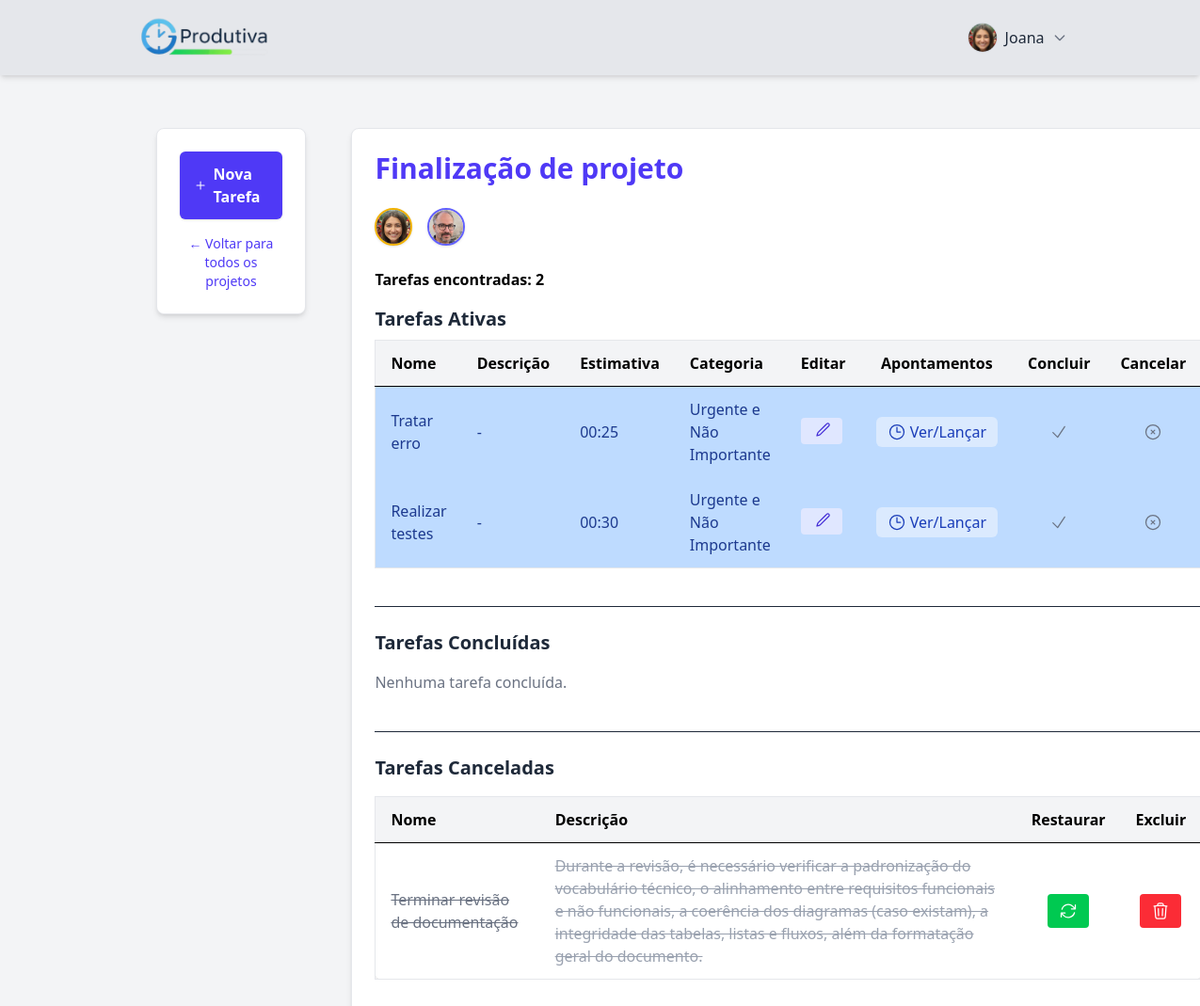
The app's page /produtiva/projetos/28/tarefas/ (signed in) with its own data.
### produtiva/models.py (models this page shows, shortened)
class Perfil(models.Model):
    user = models.OneToOneField(User, on_delete=models.CASCADE, related_name='perfil')
    is_admin = models.BooleanField(default=False)
    foto = models.ImageField(upload_to='fotos_perfil/', blank=True, null=True)

class Projeto(models.Model):
    nome_projeto = models.CharField(
        max_length=255, blank=False, null=False, verbose_name="Nome do Projeto"
    )
    descricao = models.TextField(blank=True, null=True, verbose_name="Descrição")
    usuario = models.ForeignKey(
        User, on_delete=models.CASCADE, related_name="projetos_criados"
    )
    participantes = models.ManyToManyField(
        User, related_name="projetos_participando", blank=True, verbose_name="Participantes"
    )
    data_criacao = models.DateTimeField(auto_now_add=True)
    data_ultima_atualizacao = models.DateTimeField(auto_now=True)
    cancelado = models.BooleanField(default=False)
    concluido = models.BooleanField(default=False, verbose_name="Concluído")
    class Meta:
        verbose_name = "Projeto"
        verbose_name_plural = "Projetos"
        ordering = ["-data_criacao"]

class Tarefa(models.Model):
    nome_tarefa = models.CharField(max_length=100, null=False, blank=False)
    descricao = models.TextField(blank=True, null=True, verbose_name="Descrição")
    categoria = models.CharField(
        max_length=30,
        choices=[
            ("URGENTE_IMPORTANTE", "Importante e Urgente"),
            ("IMPORTANTE_NAO_URGENTE", "Importante e Não Urgente"),
            ("URGENTE_NAO_IMPORTANTE", "Urgente e Não Importante"),
            ("NAO_IMPORTANTE_NAO_URGENTE", "Não Importante e Não Urgente"),
        ],
    )
    estimativa_horas = models.TimeField(null=False, blank=False)
    projeto = models.ForeignKey(
        "Projeto", on_delete=models.CASCADE, related_name="tarefas"
    )
    usuario = models.ForeignKey(
        User,
        on_delete=models.SET_NULL,
        null=True,
        blank=True,
        related_name="tarefas_atribuidas",
    )
    cancelada = models.BooleanField(default=False)
    concluida = models.BooleanField(default=False)
    @property
    def apontamento_ativo(self):
        return self.apontamentos.filter(hora_final__isnull=True).first()

### produtiva/views.py (the view, shortened to what this page needs)
# urls.py: path("projetos/<int:projeto_id>/tarefas/", views.tarefas_por_projeto, name="tarefas_por_projeto"),
@cache_control(no_cache=True, must_revalidate=True, no_store=True)
@login_required
def tarefas_por_projeto(request, projeto_id):
    user = request.user
    projeto = get_object_or_404(Projeto, id=projeto_id)
    if not (hasattr(user, 'perfil') and user.perfil.is_admin) and user not in projeto.participantes.all():
        messages.error(request, "Você não tem permissão para acessar este projeto.")
        return redirect('projetos')
    context = {
        'projeto': projeto,
        'tarefas': projeto.tarefas.filter(cancelada=False, concluida=False),
        'tarefas_concluidas': projeto.tarefas.filter(concluida=True),
        'tarefas_canceladas': projeto.tarefas.filter(cancelada=True),
    }
    return render(request, 'tarefas_por_projeto.html', context)

### produtiva/templates/tarefas_por_projeto.html (shortened to what this page needs)
{% extends "base.html" %}
{% load static %}
{% block header_right_content %}
<div class="relative flex items-center">
  {% if user.is_authenticated %}
    <button id="perfilMenuBtn" class="group flex items-center space-x-2 focus:outline-none">
      {% if perfil and perfil.foto %}
        <img src="{{ perfil.foto.url }}" alt="Foto de Perfil"
             class="w-8 h-8 rounded-full object-cover border border-gray-300 group-hover:ring-2 group-hover:ring-indigo-500 transition">
      {% endif %}
      <span class="font-medium text-gray-800 group-hover:text-indigo-600 transition">
        {{ user.first_name }}
      </span>
      <svg xmlns="http://www.w3.org/2000/svg" class="w-4 h-4 text-gray-500 group-hover:text-indigo-600 transition" fill="none" viewBox="0 0 24 24" stroke="currentColor" stroke-width="2">
        <path stroke-linecap="round" stroke-linejoin="round" d="M19 9l-7 7-7-7" />
      </svg>
    </button>
  {% else %}
    <a href="{% url 'login' %}"
       class="bg-blue-600 hover:bg-blue-700 text-white font-bold py-2 px-4 rounded transition-colors duration-200">
       Faça Login
    </a>
  {% endif %}
</div>
{% endblock header_right_content %}
{% block 'body' %}
<div class="flex flex-col lg:flex-row min-h-screen bg-gray-100 p-4 lg:p-6 gap-4 lg:gap-6">
  <div class="w-full lg:w-1/4 bg-white p-4 lg:p-6 rounded-lg shadow-md border border-gray-200 mr-6 h-fit">
    <a
      href="#"
      id="novaTarefaBtn"
      class="flex items-center justify-center w-full px-4 py-3 bg-indigo-600 text-white font-semibold rounded-md shadow-sm hover:bg-indigo-700 focus:outline-none focus:ring-2 focus:ring-offset-2 focus:ring-indigo-500"
    >
      <svg class="w-5 h-5 mr-2" fill="none" stroke="currentColor" viewBox="0 0 24 24">
        <path stroke-linecap="round" stroke-linejoin="round" stroke-width="2" d="M12 4v16m8-8H4"></path>
      </svg>
      Nova Tarefa
    </a>
    <a
      href="{% url 'projetos' %}"
      class="mt-4 block text-center text-sm text-indigo-600 hover:text-indigo-800 hover:underline"
    >
      &larr; Voltar para todos os projetos
    </a>
  </div>
  <div class="w-full lg:flex-1 bg-white p-4 lg:p-6 rounded-lg shadow-md border border-gray-200">
    <h1 class="text-2xl lg:text-3xl font-bold mb-2">
      <span class="text-indigo-600">{{ projeto.nome_projeto }}</span>
    </h1>
<div class="flex flex-wrap items-center gap-2 lg:gap-4 mt-4 mb-6">
  <div class="relative group">
    {% if projeto.usuario.perfil.foto %}
      <img src="{{ projeto.usuario.perfil.foto.url }}"
           class="w-10 h-10 rounded-full object-cover border-2 border-yellow-500 shadow">
    {% else %}
      <div class="w-10 h-10 rounded-full bg-yellow-300 flex items-center justify-center text-gray-700 text-sm">
        {{ projeto.usuario.first_name|slice:":1" }}{{ projeto.usuario.last_name|slice:":1" }}
      </div>
    {% endif %}
  </div>
  {% for participante in projeto.participantes.all %}
    {% if participante != projeto.usuario %}
      <div class="relative group">
        {% if participante.perfil.foto %}
          <img src="{{ participante.perfil.foto.url }}"
               class="w-10 h-10 rounded-full object-cover border-2 border-indigo-500 shadow">
        {% else %}
          <div class="w-10 h-10 rounded-full bg-gray-300 flex items-center justify-center text-gray-600 text-sm">
            {{ participante.first_name|slice:":1" }}{{ participante.last_name|slice:":1" }}
          </div>
        {% endif %}
      </div>
    {% endif %}
  {% endfor %}
</div>
    <p class="font-semibold mb-4">Tarefas encontradas: {{ tarefas|length }}</p>
    <h2 class="text-xl font-bold mb-2 text-gray-800">Tarefas Ativas</h2>
    {% if tarefas %}
    <div class="overflow-x-auto max-h-96 overflow-y-auto mb-8">
      <table class="min-w-[800px] border border-gray-200 rounded-lg shadow-sm text-center">
        <thead class="bg-gray-100 sticky top-0 z-10">
          <tr>
            <th class="px-4 py-3 border-b text-left">Nome</th>
            <th class="px-4 py-3 border-b text-left">Descrição</th>
            <th class="px-4 py-3 border-b text-left">Estimativa</th>
            <th class="px-4 py-3 border-b text-left">Categoria</th>
            <th class="px-4 py-3 border-b text-center">Editar</th>
            <th class="px-4 py-3 border-b text-center">Apontamentos</th>
            <th class="px-4 py-3 border-b text-center">Concluir</th>
            <th class="px-4 py-3 border-b text-center">Cancelar</th>
          </tr>
        </thead>
        <tbody>
          {% for tarefa in tarefas %}
          <tr
            class="hover:bg-gray-100 {% if tarefa.categoria == 'URGENTE_IMPORTANTE' %}bg-red-200 text-red-900{% elif tarefa.categoria == 'IMPORTANTE_NAO_URGENTE' %}bg-yellow-200 text-yellow-900{% elif tarefa.categoria == 'URGENTE_NAO_IMPORTANTE' %}bg-blue-200 text-blue-900{% elif tarefa.categoria == 'NAO_IMPORTANTE_NAO_URGENTE' %}bg-green-200 text-green-900{% endif %}"
          >
            <td class="px-4 py-3 text-left leading-normal">{{ tarefa.nome_tarefa }}</td>
            <td class="px-4 py-3 text-left leading-normal">{{ tarefa.descricao|default:"-" }}</td>
            <td class="px-4 py-3 text-left leading-normal">{{ tarefa.estimativa_horas|time:"H:i" }}</td>
            <td class="px-4 py-3 text-left leading-normal">{{ tarefa.get_categoria_display }}</td>
            <td class="px-4 py-3 text-left leading-normal">
              <a
                href="#"
                class="editar-tarefa inline-flex items-center justify-center px-3 py-1 bg-indigo-100 text-indigo-700 rounded hover:bg-indigo-200 transition"
                data-id="{{ tarefa.id }}"
                data-nome="{{ tarefa.nome_tarefa }}"
                data-descricao="{{ tarefa.descricao }}"
                data-categoria="{{ tarefa.categoria }}"
                data-estimativa="{{ tarefa.estimativa_horas|time:'H:i' }}"
              >
              </a>
            </td>
            <td class="px-4 py-2 text-center">
              <a href="{% url 'apontamentos_tarefa' tarefa.id %}"
                class="inline-flex items-center justify-center px-3 py-1 rounded-md {% if tarefa.apontamento_ativo %}bg-green-100 text-green-800 animate-pulse{% else %}bg-blue-100 text-blue-800 hover:bg-blue-200{% endif %}">
                <svg xmlns="http://www.w3.org/2000/svg" fill="none" viewBox="0 0 24 24" stroke-width="1.5" stroke="currentColor" class="w-5 h-5 mr-1">
                  <path stroke-linecap="round" stroke-linejoin="round" d="M12 6v6h4.5m4.5 0a9 9 0 1 1-18 0 9 9 0 0 1 18 0Z"/>
                </svg>
                {% if tarefa.apontamento_ativo %}Em Andamento{% else %}Ver/Lançar{% endif %}
              </a>
            </td>
            <td class="px-4 py-2 text-center">
              <button
                class="concluir-tarefa-btn flex justify-center items-center mx-auto p-2 text-gray-500 hover:text-green-600 transition"
                data-url="{% url 'concluir_tarefa' tarefa.id %}"
                title="Concluir Tarefa"
              >
                <svg xmlns="http://www.w3.org/2000/svg" fill="none" viewBox="0 0 24 24" stroke-width="1.5" stroke="currentColor" class="w-5 h-5">
                  <path stroke-linecap="round" stroke-linejoin="round" d="M4.5 12.75l6 6 9-13.5"/>
                </svg>
              </button>
            </td>
            <td class="px-4 py-2 text-center">
              <button
                class="cancelar-tarefa-btn flex justify-center items-center mx-auto p-2 text-gray-500 hover:text-red-600 transition"
                data-url="{% url 'cancelar_tarefa' tarefa.id %}"
              >
                <svg xmlns="http://www.w3.org/2000/svg" fill="none" viewBox="0 0 24 24" stroke-width="1.5" stroke="currentColor" class="w-5 h-5">
                  <path stroke-linecap="round" stroke-linejoin="round" d="m9.75 9.75 4.5 4.5m0-4.5-4.5 4.5M21 12a9 9 0 1 1-18 0 9 9 0 0 1 18 0Z"/>
                </svg>
              </button>
            </td>
          </tr>
          {% endfor %}
        </tbody>
      </table>
    </div>
    {% else %}
    <p class="text-gray-600">Nenhuma tarefa ativa encontrada.</p>
    {% endif %}
    <h2 class="text-xl font-bold mt-10 mb-4 text-gray-800 border-t pt-6">
      Tarefas Concluídas
    </h2>
    {% if tarefas_concluidas %}
    <div class="overflow-x-auto max-h-96 overflow-y-auto mb-8 lg:mb-10">
      <table class="w-full border border-gray-200 rounded-lg shadow-sm text-center">
        <thead class="bg-gray-100">
          <tr>
            <th class="px-4 py-3 border-b text-left">Nome</th>
            <th class="px-4 py-3 border-b text-left">Descrição</th>
            <th class="px-4 py-3 border-b text-center">Restaurar</th>
            <th class="px-4 py-3 border-b text-center">Excluir</th>
          </tr>
        </thead>
        <tbody class="divide-y divide-gray-200">
          {% for tarefa in tarefas_concluidas %}
          <tr class="hover:bg-gray-50 even:bg-gray-50 align-middle">
            <td class="px-4 py-3 text-gray-600 text-left font-medium leading-normal">
              {{ tarefa.nome_tarefa }}
            </td>
            <td class="px-4 py-3 text-gray-400 text-left leading-normal">
              {{ tarefa.descricao|default_if_none:"Sem descrição" }}
            </td>
            <td class="px-4 py-3 text-center align-middle">
              <button
                class="restaurar-tarefa-btn inline-flex justify-center items-center px-3 py-2 bg-green-500 text-white rounded hover:bg-green-600 transition"
                data-url="{% url 'restaurar_tarefa' tarefa.id %}"
                title="Restaurar tarefa"
              >
                <svg xmlns="http://www.w3.org/2000/svg" fill="none" viewBox="0 0 24 24"
                  stroke-width="1.5" stroke="currentColor" class="w-5 h-5">
                  <path stroke-linecap="round" stroke-linejoin="round"
                    d="M16.023 9.348h4.992v-.001M2.985 19.644v-4.992m0 0h4.992m-4.993 0 3.181 3.183a8.25 8.25 0 0 0 13.803-3.7M4.031 9.865a8.25 8.25 0 0 1 13.803-3.7l3.181 3.182m0-4.991v4.99" />
                </svg>
              </button>
            </td>
            <td class="px-4 py-3 text-center align-middle">
              <button
                class="excluir-tarefa-btn inline-flex justify-center items-center px-3 py-2 bg-red-500 text-white rounded hover:bg-red-600 transition"
                data-url="{% url 'excluir_tarefa_definitivo' tarefa.id %}"
                title="Excluir tarefa definitivamente"
              >
                <svg xmlns="http://www.w3.org/2000/svg" fill="none" viewBox="0 0 24 24"
                  stroke-width="1.5" stroke="currentColor" class="w-5 h-5">
                  <path stroke-linecap="round" stroke-linejoin="round"
                    d="m14.74 9-.346 9m-4.788 0L9.26 9m9.968-3.21c.342.052.682.107 1.022.166m-1.022-.165L18.16 19.673a2.25 2.25 0 0 1-2.244 2.077H8.084a2.25 2.25 0 0 1-2.244-2.077L4.772 5.79m14.456 0a48.108 48.108 0 0 0-3.478-.397m-12 .562c.34-.059.68-.114 1.022-.165m0 0a48.11 48.11 0 0 1 3.478-.397m7.5 0v-.916c0-1.18-.91-2.164-2.09-2.201a51.964 51.964 0 0 0-3.32 0c-1.18.037-2.09 1.022-2.09 2.201v.916m7.5 0a48.667 48.667 0 0 0-7.5 0" />
                </svg>
              </button>
            </td>
          </tr>
          {% endfor %}
        </tbody>
      </table>
    </div>
    {% else %}
    <p class="text-gray-500 mb-8 lg:mb-10">Nenhuma tarefa concluída.</p>
    {% endif %}
    <h2 class="text-xl font-bold mb-4 text-gray-800 border-t pt-6">
      Tarefas Canceladas
    </h2>
    {% if tarefas_canceladas %}
    <div class="overflow-x-auto max-h-96 overflow-y-auto mb-8 lg:mb-10">
      <table class="w-full border border-gray-200 rounded-lg shadow-sm text-center">
        <thead class="bg-gray-100">
          <tr>
            <th class="px-4 py-3 border-b text-left">Nome</th>
            <th class="px-4 py-3 border-b text-left">Descrição</th>
            <th class="px-4 py-3 border-b text-center">Restaurar</th>
            <th class="px-4 py-3 border-b text-center">Excluir</th>
          </tr>
        </thead>
        <tbody class="divide-y divide-gray-200">
          {% for tarefa in tarefas_canceladas %}
          <tr class="hover:bg-gray-50 even:bg-gray-50 align-middle">
            <td class="px-4 py-3 text-gray-500 line-through text-left font-medium leading-normal">
              {{ tarefa.nome_tarefa }}
            </td>
            <td class="px-4 py-3 text-gray-400 text-left leading-normal line-through">
              {{ tarefa.descricao|default_if_none:"Sem descrição" }}
            </td>
            <td class="px-4 py-3 text-center align-middle">
              <button
                class="restaurar-tarefa-btn inline-flex justify-center items-center px-3 py-2 bg-green-500 text-white rounded hover:bg-green-600 transition"
                data-url="{% url 'restaurar_tarefa' tarefa.id %}"
                title="Restaurar tarefa"
              >
              </button>
            </td>
            <td class="px-4 py-3 text-center align-middle">
              <button
                class="excluir-tarefa-btn inline-flex justify-center items-center px-3 py-2 bg-red-500 text-white rounded hover:bg-red-600 transition"
                data-url="{% url 'excluir_tarefa_definitivo' tarefa.id %}"
                title="Excluir permanentemente"
              >
              </button>
            </td>
          </tr>
          {% endfor %}
        </tbody>
      </table>
    </div>
    {% else %}
    <p class="text-gray-500 mb-8 lg:mb-10">Nenhuma tarefa cancelada.</p>
    {% endif %}
  </div>
</div>
{% endblock %}

### records on screen
Perfil: foto (picture)
Projeto: nome_projeto "Finalização de projeto", usuario.perfil.foto (picture)
Tarefa: nome_tarefa "Tratar erro", descricao "-", estimativa_horas "00:25", categoria "Urgente e Não Importante", shows "Ver/Lançar"
Tarefa: nome_tarefa "Realizar testes", descricao "-", estimativa_horas "00:30", categoria "Urgente e Não Importante", shows "Ver/Lançar"
Tarefa: nome_tarefa "Terminar revisão de documentação", descricao "Durante a revisão, é necessário verificar a padronização do vocabulário técnico, o alinhamento entre requisitos funcionais e não funcionais, a coerência dos diagramas (caso existam), a integridade das tabelas, listas e fluxos, além da formatação geral do documento."

### other values on screen
{{ user.first_name }} "Joana"
{{ tarefas|length }} "2"
